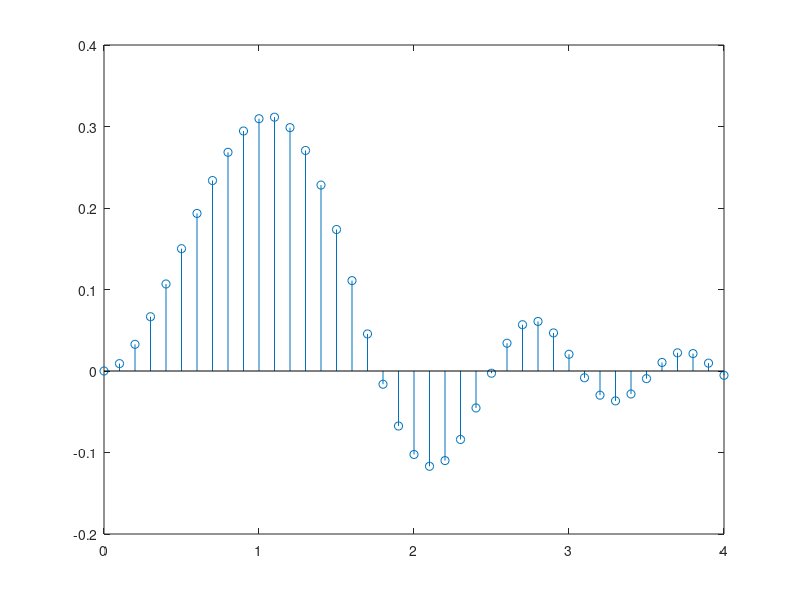

Write MATLAB code to recreate this figure. (Note: this script raises an error after producing the figure.)
%% 2-D Plots
% This example shows some of the many types of 2-D line that you
% can create with MATLAB(R) and provides a few general plotting tips.

%   Copyright 1984-2014 The MathWorks, Inc.

%% Line Plot of a Chirp
% This example shows a basic line plot of a chirp signal. It also shows how
% to enter labels for the _x_ and _y_ axes using |xlabel| and |ylabel| as
% well as one method of initializing _x_-values. Type |doc linspace| at the
% command prompt for information on another method for initializing evenly
% spaced data sets. Here y-values are computed as a function of |x| and 
% stored in the variable |y|, but you could also plot just the computed
% y-values in one command, for example, |plot(sin((0:0.05:5).^2))|.

x = 0:0.05:5;
y = sin(x.^2); 
plot(x,y);
xlabel('Time')
ylabel('Amplitude')


%% Bar Plot of a Bell Shaped Curve
% As just suggested, you don't need a variable to hold _y_-values if you
% pass a function that generates them to |plot| as its y-argument.

x = -2.9:0.2:2.9;
bar(x,exp(-x.*x)); 


%% Stairstep Plot of a Sine Wave

x = 0:0.25:10;
stairs(x,sin(x));


%% Errorbar Plot
% The errorbar function draws a line plot of _x_ and _y_ values and
% superimposes on each observation a vertical error bar, the extent of
% which depends on an additional argument. Here the error data is created 
% in line 3 using the rand function, which generates a sequence of random 
% numbers.

x = -2:0.1:2;
y = erf(x);
e = rand(size(x))/10; 
errorbar(x,y,e);


%% Polar Plot
% This example plots the polar coordinates of the angle theta (|t|, in 
% radians) versus the radius, |rho|.

t = 0:0.01:2*pi;
polar(t,abs(sin(2*t).*cos(2*t)));


%% Stem Plot
% A stem plot draws a marker for each _x_, _y_ value which is connected to a
% common baseline by a vertical line.

x = 0:0.1:4;
y = sin(x.^2).*exp(-x);
stem(x,y)


%% Scatter Plot
% This example shows the relationship between traffic counts on two streets 
% hour by hour using red stars for markers.  The previous example used the 
% default markers of empty blue circles.  For more 
% information on changing line styles, colors, and markers, type 
% |doc line|, |doc scatter|, or |doc line_props| in the command line.

load count.dat
scatter(count(:,1),count(:,2),'r*')
xlabel('Number of Cars on Street A');
ylabel('Number of Cars on Street B');
